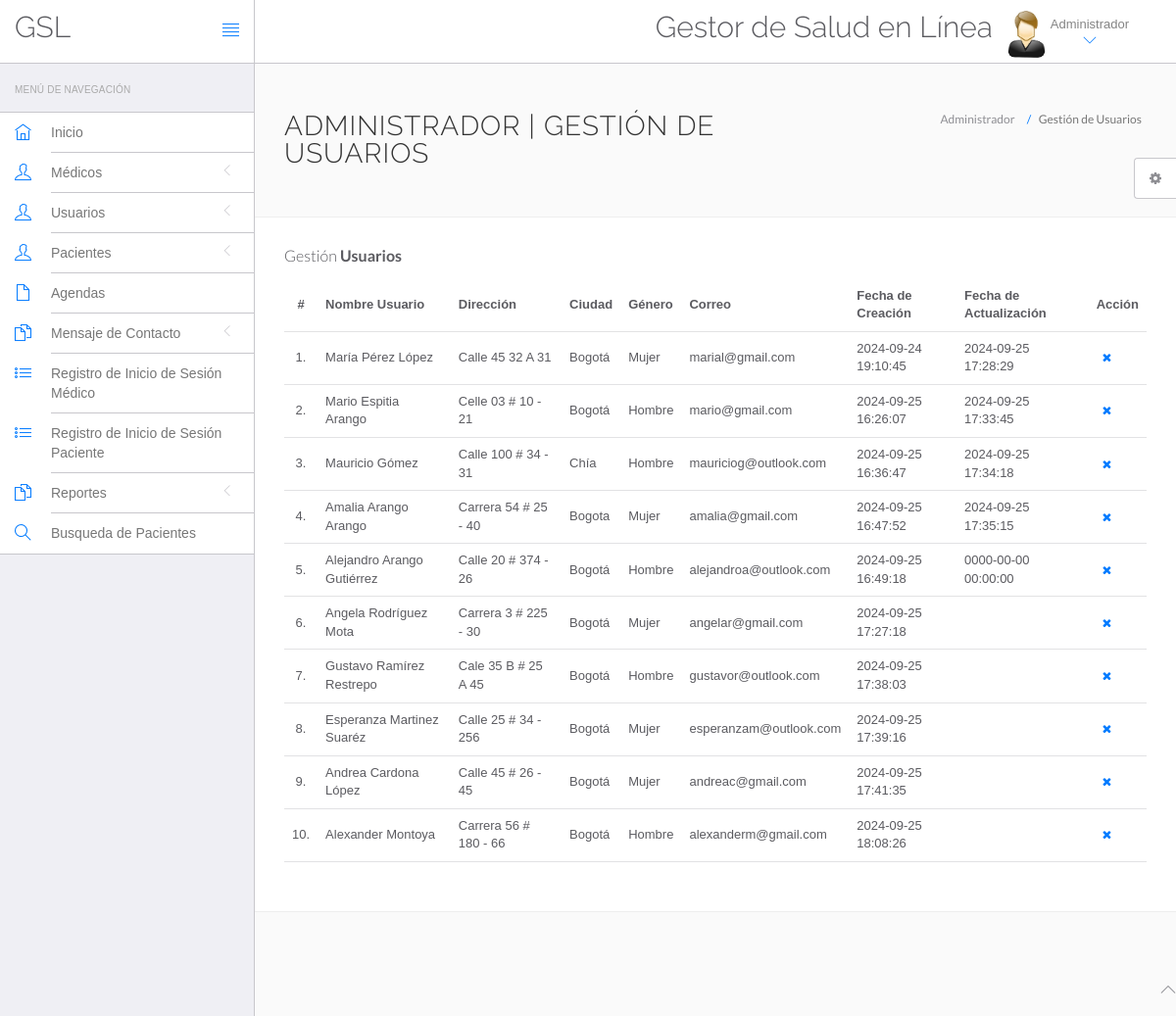
Screenshot of /hms/admin/manage-users.php (signed in) with the database file from the repository.
### tables this page shows
CREATE TABLE `users` (
  `id` int(11) NOT NULL,
  `fullName` varchar(255) DEFAULT NULL,
  `address` longtext DEFAULT NULL,
  `city` varchar(255) DEFAULT NULL,
  `gender` varchar(255) DEFAULT NULL,
  `email` varchar(255) DEFAULT NULL,
  `password` varchar(255) DEFAULT NULL,
  `regDate` timestamp NULL DEFAULT current_timestamp(),
  `updationDate` timestamp NULL DEFAULT NULL ON UPDATE current_timestamp()
);

### hms/admin/manage-users.php (the view, shortened to what this page needs)
<?php
include('include/config.php');
?>
<!DOCTYPE html>
<html lang="en">
<head>
    <link rel="stylesheet" href="vendor/bootstrap/css/bootstrap.min.css">
    <link rel="stylesheet" href="vendor/fontawesome/css/font-awesome.min.css">
    <link rel="stylesheet" href="vendor/themify-icons/themify-icons.min.css">
    <link href="vendor/animate.css/animate.min.css" rel="stylesheet" media="screen">
    <link href="vendor/perfect-scrollbar/perfect-scrollbar.min.css" rel="stylesheet" media="screen">
    <link href="vendor/switchery/switchery.min.css" rel="stylesheet" media="screen">
    <link href="vendor/bootstrap-touchspin/jquery.bootstrap-touchspin.min.css" rel="stylesheet" media="screen">
    <link href="vendor/select2/select2.min.css" rel="stylesheet" media="screen">
    <link href="vendor/bootstrap-datepicker/bootstrap-datepicker3.standalone.min.css" rel="stylesheet" media="screen">
    <link href="vendor/bootstrap-timepicker/bootstrap-timepicker.min.css" rel="stylesheet" media="screen">
    <link rel="stylesheet" href="assets/css/styles.css">
    <link rel="stylesheet" href="assets/css/plugins.css">
    <link rel="stylesheet" href="assets/css/themes/theme-1.css" id="skin_color" />
</head>
<body>
    <div id="app">
        <?php include('include/sidebar.php');?>
        <div class="app-content">
            <?php include('include/header.php');?>
            <div class="main-content">
                <div class="wrap-content container" id="container">
                    <section id="page-title">
                        <div class="row">
                            <div class="col-sm-8">
                                <h1 class="mainTitle">Administrador | Gestión de Usuarios</h1>
                            </div>
                            <ol class="breadcrumb">
                                <li>
                                    <span>Administrador</span>
                                </li>
                                <li class="active">
                                    <span>Gestión de Usuarios</span>
                                </li>
                            </ol>
                        </div>
                    </section>
                    <div class="container-fluid container-fullw bg-white">
                        <div class="row">
                            <div class="col-md-12">
                                <h5 class="over-title margin-bottom-15">Gestión <span class="text-bold">Usuarios</span></h5>
                                <table class="table table-hover" id="sample-table-1">
                                    <thead>
                                        <tr>
                                            <th class="center">#</th>
                                            <th>Nombre Usuario</th>
                                            <th class="hidden-xs">Dirección</th>
                                            <th>Ciudad</th>
                                            <th>Género</th>
                                            <th>Correo </th>
                                            <th>Fecha de Creación </th>
                                            <th>Fecha de Actualización </th>
                                            <th>Acción</th>
                                        </tr>
                                    </thead>
                                    <tbody>
                                        <?php
$sql=mysqli_query($con,"select * from users");
$cnt=1;
while($row=mysqli_fetch_array($sql))
{
?>
                                        <tr>
                                            <td class="center"><?php echo $cnt;?>.</td>
                                            <td class="hidden-xs"><?php echo $row['fullName'];?></td>
                                            <td><?php echo $row['address'];?></td>
                                            <td><?php echo $row['city'];?>
                                            </td>
                                            <td><?php echo $row['gender'];?></td>
                                            <td><?php echo $row['email'];?></td>
                                            <td><?php echo $row['regDate'];?></td>
                                            <td><?php echo $row['updationDate'];?>
                                            </td>
                                            <td>
                                                <div class="visible-md visible-lg hidden-sm hidden-xs">
                                                    <a href="manage-users.php?id=<?php echo $row['id']?>&del=delete"
                                                        onClick="return confirm('Are you sure you want to delete?')"
                                                        class="btn btn-transparent btn-xs tooltips"
                                                        tooltip-placement="top" tooltip="Remove"><i
                                                            class="fa fa-times fa fa-white"></i></a>
                                                </div>
                                            </td>
                                        </tr>
                                        <?php
$cnt=$cnt+1;
											 }?>
                                    </tbody>
                                </table>
                            </div>
                        </div>
                    </div>
                </div>
            </div>
        </div>
    </div>
    <?php include('include/footer.php');?>
    <?php include('include/setting.php');?>
</body>
</html>

### hms/admin/assets/css/themes/theme-1.css (style rules this page uses)
body { background: #FAFAFA; }

### rows the page displays
users: fullName "María Pérez López", address "Calle 45 32 A 31", city "Bogotá", gender "Mujer", email "marial@gmail.com", regDate "2024-09-24 19:10:45", updationDate "2024-09-25 17:28:29"
users: fullName "Mario Espitia Arango", address "Celle 03 # 10 - 21", city "Bogotá", gender "Hombre", email "mario@gmail.com", regDate "2024-09-25 16:26:07", updationDate "2024-09-25 17:33:45"
users: fullName "Mauricio Gómez", address "Calle 100 # 34 - 31", city "Chía", gender "Hombre", email "mauriciog@outlook.com", regDate "2024-09-25 16:36:47", updationDate "2024-09-25 17:34:18"
users: fullName "Amalia Arango Arango", address "Carrera 54 # 25 - 40", city "Bogota", gender "Mujer", email "amalia@gmail.com", regDate "2024-09-25 16:47:52", updationDate "2024-09-25 17:35:15"
users: fullName "Alejandro Arango Gutiérrez", address "Calle 20 # 374 - 26", city "Bogotá", gender "Hombre", email "alejandroa@outlook.com", regDate "2024-09-25 16:49:18", updationDate "0000-00-00 00:00:00"
users: fullName "Angela Rodríguez Mota", address "Carrera 3 # 225 - 30", city "Bogotá", gender "Mujer", email "angelar@gmail.com", regDate "2024-09-25 17:27:18"
users: fullName "Gustavo Ramírez Restrepo", address "Cale 35 B # 25 A 45", city "Bogotá", gender "Hombre", email "gustavor@outlook.com", regDate "2024-09-25 17:38:03"
users: fullName "Esperanza Martinez Suaréz", address "Calle 25 # 34 - 256", city "Bogotá", gender "Mujer", email "esperanzam@outlook.com", regDate "2024-09-25 17:39:16"
users: fullName "Andrea Cardona López", address "Calle 45 # 26 - 45", city "Bogotá", gender "Mujer", email "andreac@gmail.com", regDate "2024-09-25 17:41:35"
users: fullName "Alexander Montoya", address "Carrera 56 # 180 - 66", city "Bogotá", gender "Hombre", email "alexanderm@gmail.com", regDate "2024-09-25 18:08:26"
